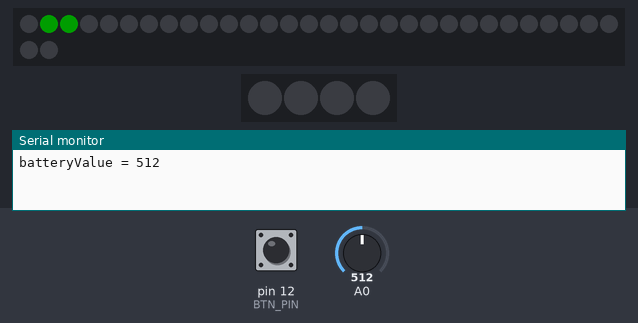
This sketch was run on a simulated Arduino Uno, built with avr-gcc and run on an emulated ATmega328P. Shown: 32 RGB LEDs in strip order, left to right, continuing on the next row, 4 RGB LEDs in strip order, left to right, the last lines printed to the serial monitor. Inputs (shaded band) come from the test bench; at power-on: pin 12 (BTN_PIN) LOW, A0 = 512. Dim RGB values are drawn brighter than linear.

Above: at 1.2 s.
1.3 s: pin 12 (BTN_PIN) pulled HIGH for 0.15 s
At 1.59 s:
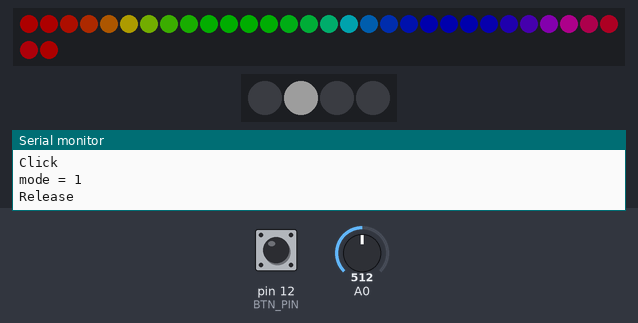
2.0 s: pin 12 (BTN_PIN) pulled HIGH for 0.15 s
At 2.67 s:
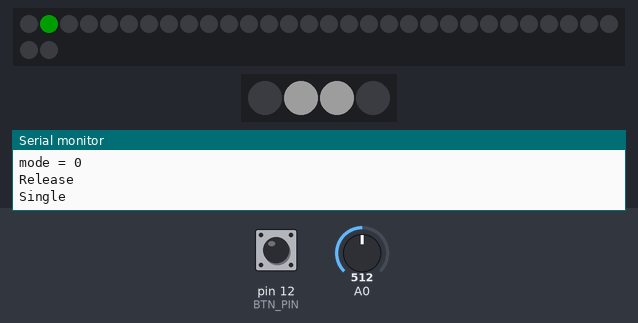
2.7 s: pin 12 (BTN_PIN) pulled HIGH for 0.15 s
At 3.09 s:
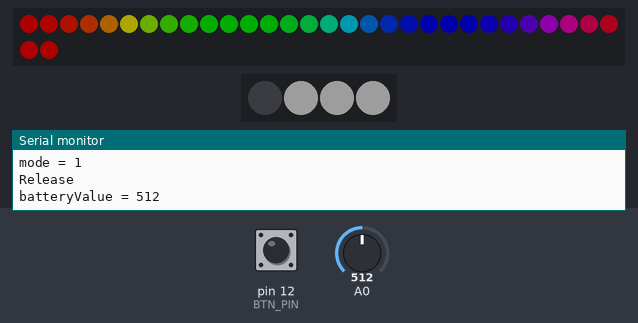
3.4 s: pin 12 (BTN_PIN) pulsed HIGH 5 times (0.12 s each, 0.3 s apart)
At 4.69 s:
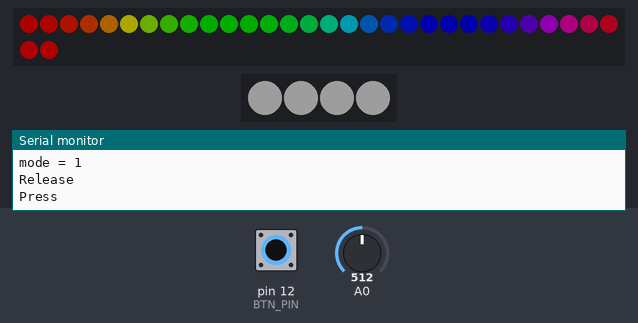
6.4 s: pin 12 (BTN_PIN) pulled HIGH for 0.15 s
At 6.89 s:
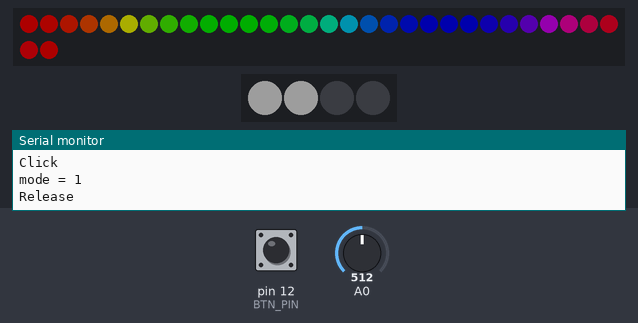
7.1 s: pin 12 (BTN_PIN) pulsed HIGH 2 times (0.12 s each, 0.3 s apart)
At 8.89 s:
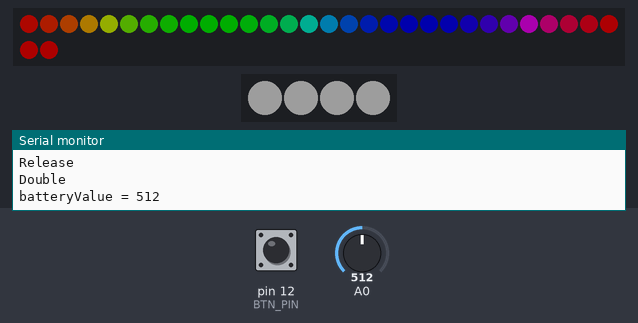
Timing chart, 0 to 10.4 s (numbered marks = the images above; inputs shaded):
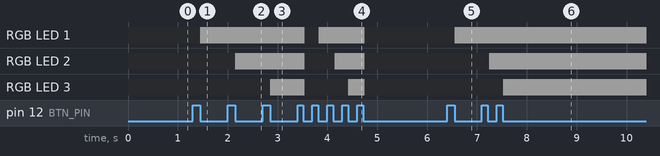

Measured:
- after the input at 1.3 s, the LEDs: first change after 0.15 s (image 1 shows a later state)
- after the input at 2.0 s, the LEDs: first differ from a run without the input after 0.15 s (image 2 shows a later state)
- after the input at 2.7 s, the LEDs: first change after 0.15 s (image 3 shows a later state)
- after the input at 3.4 s, the LEDs: first differ from a run without the input after 0.15 s (image 4 shows a later state)
- after the input at 6.4 s, the LEDs: first differ from a run without the input after 0.15 s (image 5 shows a later state)
- after the input at 7.1 s, the LEDs: first differ from a run without the input after 0.15 s (image 6 shows a later state)

The sketch:

Btn_server_hwtest.ino
```cpp
#include <Adafruit_NeoPixel.h>

#define LED_PIN    4
#define LED2_PIN   5
#define LED_COUNT 32
#define LED2_COUNT 4

Adafruit_NeoPixel mainStrip(LED_COUNT, LED_PIN, NEO_GRB + NEO_KHZ800);
Adafruit_NeoPixel stateStrip(LED2_COUNT, LED2_PIN, NEO_GRB + NEO_KHZ800);

long firstPixelHue = 0;
long ledCounter = 0;
int mode = 0;
long stateCounter = 0;

#define PERIOD1 500
#define PERIOD2 1000
#define PERIOD3 100
unsigned long currentMillis;
unsigned long timer1Millis;
unsigned long timer2Millis;
unsigned long timer3Millis;

#include "GyverButton.h"
#define BTN_PIN 12
GButton btn(BTN_PIN, LOW_PULL, NORM_OPEN);

int batteryValue;

void setup() {
  Serial.begin(115200);
  delay(10);

  mainStrip.begin();           // INITIALIZE NeoPixel strip object (REQUIRED)
  mainStrip.show();            // Turn OFF all pixels ASAP
  mainStrip.setBrightness(50); // Set BRIGHTNESS to about 1/5 (max = 255)

  stateStrip.begin();           // INITIALIZE NeoPixel strip object (REQUIRED)
  stateStrip.show();            // Turn OFF all pixels ASAP
  stateStrip.setBrightness(50); // Set BRIGHTNESS to about 1/5 (max = 255)

}

void loop() {

  currentMillis = millis();
  if (currentMillis - timer1Millis >= PERIOD1)
  {
    //
    if(mode == 0){
      colorWipe(mainStrip.Color(0, 150, 0));
    }

    timer1Millis = currentMillis;
  }

  currentMillis = millis();
  if (currentMillis - timer2Millis >= PERIOD2)
  {
    //ADC
    batteryValue = analogRead(A0); // 0..1023
    Serial.print("batteryValue = ");
    Serial.println(batteryValue);

    timer2Millis = currentMillis;
  }

  currentMillis = millis();
  if (currentMillis - timer3Millis >= PERIOD3)
  {
    //
    if(mode == 1){
      rainbow();
    }

    timer3Millis = currentMillis;
  }

  btn.tick();
  if (btn.isClick()) {
    Serial.println("Click");

    //main strip mode
    mode++;
    if(mode > 1) mode = 0;
    Serial.print("mode = ");
    Serial.println(mode);
    firstPixelHue = 0;
    ledCounter = 0;
    mainStrip.clear();
    mainStrip.show();

    //state strip
    stateCounter++;
    if(stateCounter >= LED2_COUNT) {
      stateStrip.clear();
      stateCounter = 0;
    }
    stateStrip.setPixelColor(stateCounter, stateStrip.Color(150, 150, 150));
    stateStrip.show();

  }

  if (btn.isSingle()) Serial.println("Single");       // проверка на один клик
  if (btn.isDouble()) Serial.println("Double");       // проверка на двойной клик
  if (btn.isTriple()) Serial.println("Triple");       // проверка на тройной клик

  if (btn.isPress()) Serial.println("Press");         // нажатие на кнопку (+ дебаунс)
  if (btn.isRelease()) Serial.println("Release");     // отпускание кнопки (+ дебаунс)
  if (btn.isHolded()) Serial.println("Holded");       // проверка на удержание

}


void colorWipe(uint32_t color) {
  ledCounter++;
  if(ledCounter >= mainStrip.numPixels()) {
    mainStrip.clear();
    ledCounter = 0;
  }

  mainStrip.setPixelColor(ledCounter, color);
  mainStrip.show();
}

void rainbow() {
  firstPixelHue += 256;
  if(firstPixelHue >= 5*65536) firstPixelHue = 0;
  mainStrip.rainbow(firstPixelHue);
  mainStrip.show();
}
```
